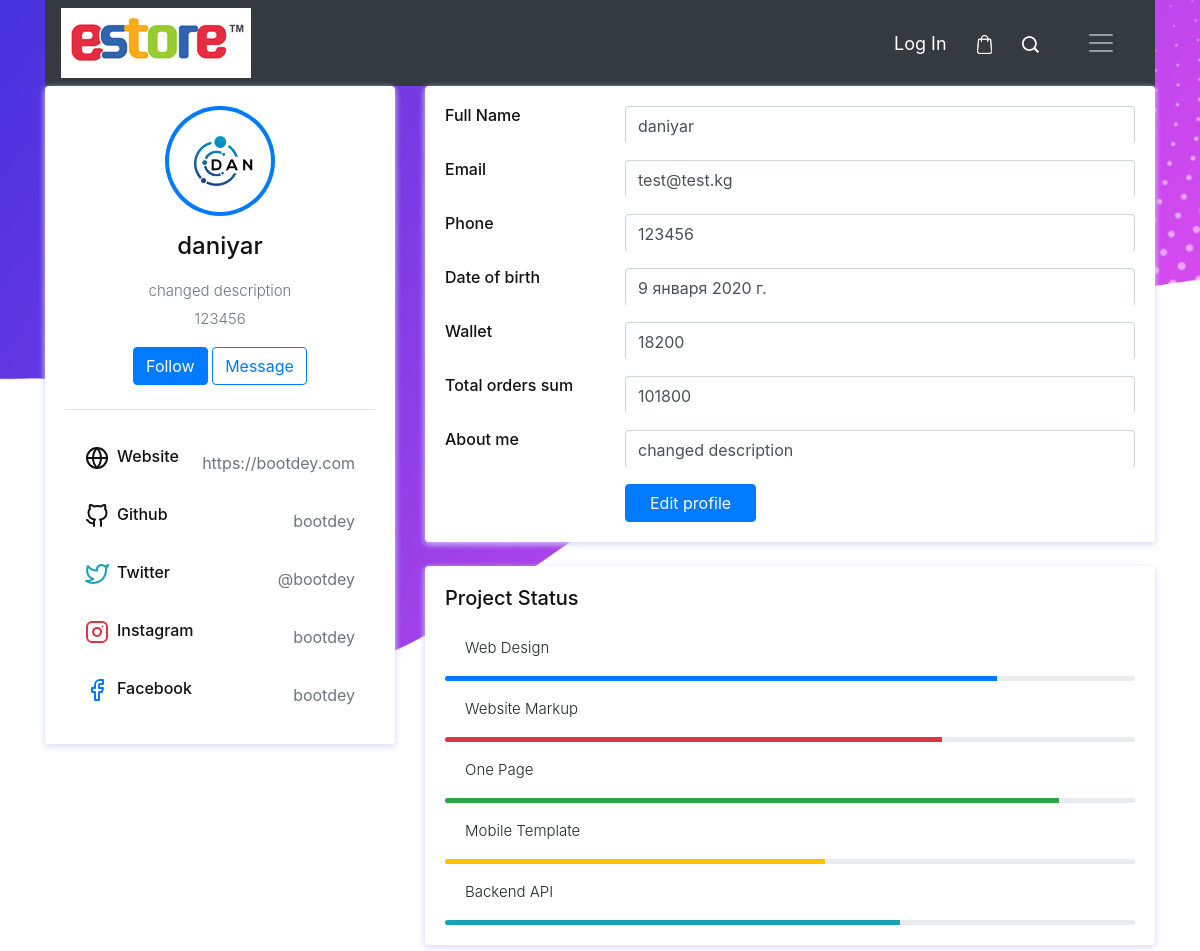
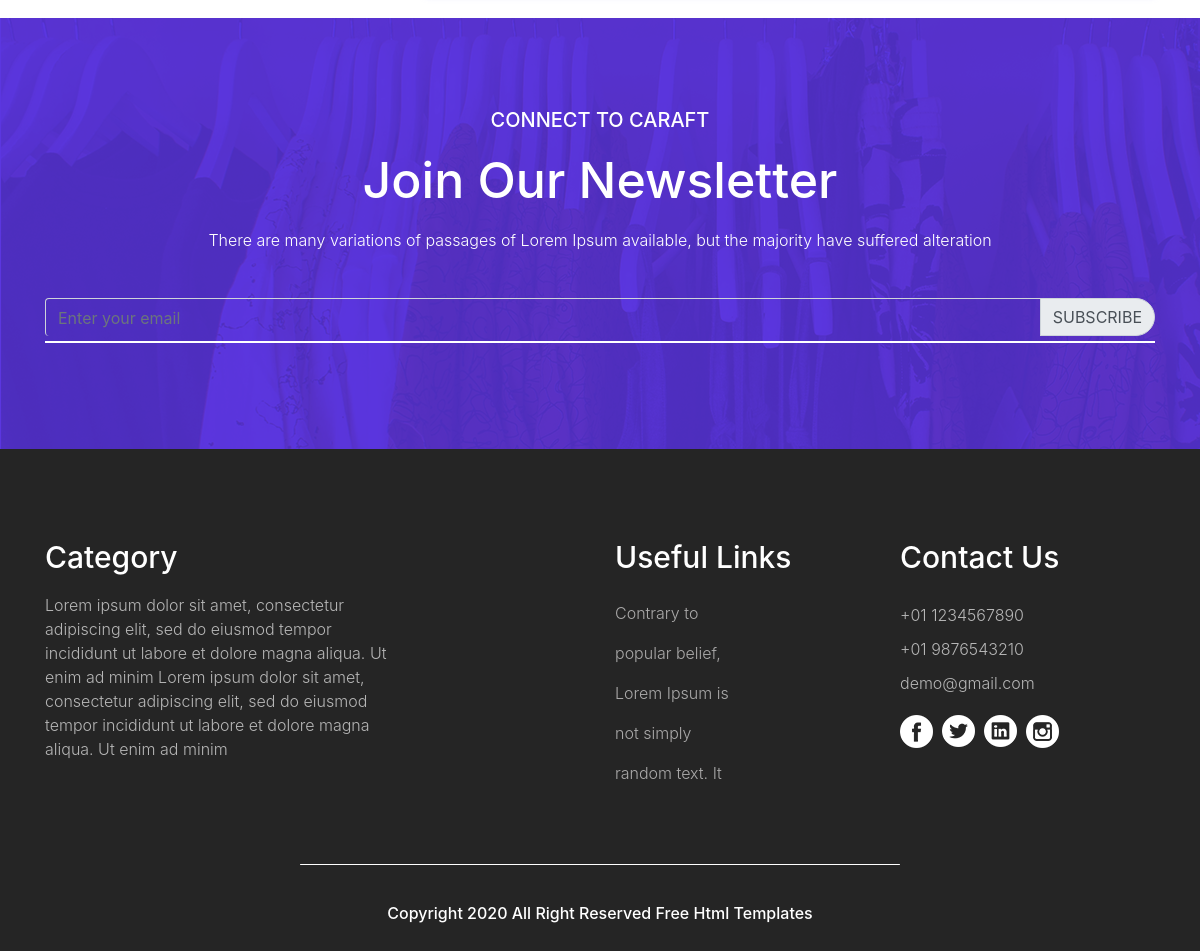
The page /user/profile/1 on the database its author committed (2 pictures, top to bottom).
### clients/models.py (models this page shows, shortened)
class Profile(models.Model):
    user = models.OneToOneField(User, on_delete=models.CASCADE)
    full_name = models.CharField(max_length=50)
    date_birth = models.DateField(default=timezone.now)
    email = models.EmailField(max_length=50)
    description = models.TextField(max_length=200)
    image = models.ImageField(default='avatar.png', blank=True, null=True)
    phone = models.IntegerField()
    order_count = models.PositiveIntegerField(default=0)
    wallet = models.PositiveIntegerField(default=0)

### clients/views.py (the view)
# urls.py: path('profile/<int:user_id>', views.profile, name='profile'),
def profile(request, user_id):
    profile = Profile.objects.get(id=user_id)
    context = {'profile': profile}
    return render(request, 'clients/profile.html', context)

### clients/templates/clients/profile.html (shortened to what this page needs)
{% extends 'main/base.html' %}
{% load static %}
{% block content %}
<link href="https://cdn.jsdelivr.net/npm/bootstrap@4.5.0/dist/css/bootstrap.min.css" rel="stylesheet">
<div class="container">
		<div class="main-body">
			<div class="row">
				<div class="col-lg-4">
					<div class="card">
						<div class="card-body">
							<div class="d-flex flex-column align-items-center text-center">
								<img src="{{ profile.image.url }}" alt="Admin" class="rounded-circle p-1 bg-primary" width="110">
								<div class="mt-3">
									<h4>{{ profile.full_name }}</h4>
									<p class="text-secondary mb-1">{{ profile.description }}</p>
									<p class="text-muted font-size-sm">{{ profile.phone }}</p>
									<button class="btn btn-primary">Follow</button>
									<button class="btn btn-outline-primary">Message</button>
								</div>
							</div>
							<hr class="my-4">
							<ul class="list-group list-group-flush">
								<li class="list-group-item d-flex justify-content-between align-items-center flex-wrap">
									<h6 class="mb-0">Website</h6>
									<span class="text-secondary">https://bootdey.com</span>
								</li>
								<li class="list-group-item d-flex justify-content-between align-items-center flex-wrap">
									<h6 class="mb-0">Github</h6>
									<span class="text-secondary">bootdey</span>
								</li>
								<li class="list-group-item d-flex justify-content-between align-items-center flex-wrap">
									<h6 class="mb-0">Twitter</h6>
									<span class="text-secondary">@bootdey</span>
								</li>
								<li class="list-group-item d-flex justify-content-between align-items-center flex-wrap">
									<h6 class="mb-0">Instagram</h6>
									<span class="text-secondary">bootdey</span>
								</li>
								<li class="list-group-item d-flex justify-content-between align-items-center flex-wrap">
									<h6 class="mb-0">Facebook</h6>
									<span class="text-secondary">bootdey</span>
								</li>
							</ul>
						</div>
					</div>
				</div>
				<div class="col-lg-8">
					<div class="card">
						<div class="card-body">
							<div class="row mb-3">
								<div class="col-sm-3">
									<h6 class="mb-0">Full Name</h6>
								</div>
								<div class="col-sm-9 text-secondary">
									<input type="text" class="form-control" value="{{ profile.full_name }}">
								</div>
							</div>
							<div class="row mb-3">
								<div class="col-sm-3">
									<h6 class="mb-0">Email</h6>
								</div>
								<div class="col-sm-9 text-secondary">
									<input type="text" class="form-control" value="{{ profile.email }}">
								</div>
							</div>
							<div class="row mb-3">
								<div class="col-sm-3">
									<h6 class="mb-0">Phone</h6>
								</div>
								<div class="col-sm-9 text-secondary">
									<input type="text" class="form-control" value="{{ profile.phone }}">
								</div>
							</div>
							<div class="row mb-3">
								<div class="col-sm-3">
									<h6 class="mb-0">Date of birth</h6>
								</div>
								<div class="col-sm-9 text-secondary">
									<input type="text" class="form-control" value="{{ profile.date_birth }}">
								</div>
							</div>
							<div class="row mb-3">
								<div class="col-sm-3">
									<h6 class="mb-0">Wallet</h6>
								</div>
								<div class="col-sm-9 text-secondary">
									<input type="text" class="form-control" value="{{ profile.wallet }}">
								</div>
							</div>
							<div class="row mb-3">
								<div class="col-sm-3">
									<h6 class="mb-0">Total orders sum</h6>
								</div>
								<div class="col-sm-9 text-secondary">
									<input type="text" class="form-control" value="{{ profile.order_count }}">
								</div>
							</div>
							<div class="row mb-3">
								<div class="col-sm-3">
									<h6 class="mb-0">About me</h6>
								</div>
								<div class="col-sm-9 text-secondary">
									<input type="text" class="form-control" value="{{ profile.description }}">
								</div>
							</div>
							<div class="row">
								<div class="col-sm-3"></div>
								<div class="col-sm-9 text-secondary">
									<a href="{% url 'update' %}" type="button" class="btn btn-primary px-4">Edit profile</a>
								</div>
							</div>
						</div>
					</div>
					<div class="row">
						<div class="col-sm-12">
							<div class="card">
								<div class="card-body">
									<h5 class="d-flex align-items-center mb-3">Project Status</h5>
									<p>Web Design</p>
									<div class="progress mb-3" style="height: 5px">
										<div class="progress-bar bg-primary" role="progressbar" style="width: 80%" aria-valuenow="80" aria-valuemin="0" aria-valuemax="100"></div>
									</div>
									<p>Website Markup</p>
									<div class="progress mb-3" style="height: 5px">
										<div class="progress-bar bg-danger" role="progressbar" style="width: 72%" aria-valuenow="72" aria-valuemin="0" aria-valuemax="100"></div>
									</div>
									<p>One Page</p>
									<div class="progress mb-3" style="height: 5px">
										<div class="progress-bar bg-success" role="progressbar" style="width: 89%" aria-valuenow="89" aria-valuemin="0" aria-valuemax="100"></div>
									</div>
									<p>Mobile Template</p>
									<div class="progress mb-3" style="height: 5px">
										<div class="progress-bar bg-warning" role="progressbar" style="width: 55%" aria-valuenow="55" aria-valuemin="0" aria-valuemax="100"></div>
									</div>
									<p>Backend API</p>
									<div class="progress" style="height: 5px">
										<div class="progress-bar bg-info" role="progressbar" style="width: 66%" aria-valuenow="66" aria-valuemin="0" aria-valuemax="100"></div>
									</div>
								</div>
							</div>
						</div>
					</div>
				</div>
			</div>
		</div>
	</div>
{%endblock%}

### static/css/style.css (style rules this page uses)
* { box-sizing: border-box !important; transition: ease all 0.5s; }
html { scroll-behavior: smooth; }
body { color: #666666; font-size: 14px; font-family: Roboto; line-height: 1.80857; font-weight: normal; overflow-x: hidden; }
a { color: #1f1f1f; text-decoration: none !important; outline: none !important; -webkit-transition: all .3s ease-in-out; -moz-transition: all .3s ease-in-out; -ms-transition: all .3s ease-in-out; -o-transition: all .3s ease-in-out; transition: all .3s ease-in-out; }
h1, h2, h3, h4, h5, h6 { letter-spacing: 0; font-weight: normal; position: relative; padding: 0 0 10px 0; font-weight: normal; line-height: normal; color: #111111; margin: 0 }
h4 { font-size: 16px }
h5 { font-size: 14px }
h6 { font-size: 13px }
*, *::after, *::before { -webkit-box-sizing: border-box; -moz-box-sizing: border-box; box-sizing: border-box; }
ul, li, ol { margin: 0px; padding: 0px; list-style: none; }
p { margin: 20px; font-weight: 300; font-size: 15px; line-height: 24px; }
a { color: #222222; text-decoration: none; outline: none !important; }
a, .btn { text-decoration: none !important; outline: none !important; -webkit-transition: all .3s ease-in-out; -moz-transition: all .3s ease-in-out; -ms-transition: all .3s ease-in-out; -o-transition: all .3s ease-in-out; transition: all .3s ease-in-out; }
img { max-width: 100%; height: auto; }
button { border: 0; margin: 0; padding: 0; cursor: pointer; }
.form-control { display: block; width: 100%; padding: .375rem 20px 0px 0px; font-size: 18px; line-height: 1.5; color: #9e6ae4; background-color: transparent !important; background-clip: padding-box; border-bottom: 0!important; border: 0px; border-radius: 0px; transition: border-color 0s ease-in-out, box-shadow 0s ease-in-out !important; }

### clients/templates/clients/profile.html (style rules this page uses)
.card { position: relative; display: flex; flex-direction: column; min-width: 0; word-wrap: break-word; background-color: #fff; background-clip: border-box; border: 0 solid transparent; border-radius: .25rem; margin-bottom: 1.5rem; box-shadow: 0 2px 6px 0 rgb(218 218 253 / 65%), 0 2px 6px 0 rgb(206 206 238 / 54%); }
.me-2 { margin-right: .5rem!important; }

### rows shown on the page
Profile: image (picture), full_name "daniyar", description "changed description", phone "123456", email "test@test.kg", date_birth "9 января 2020 г.", wallet "18200", order_count "101800"
